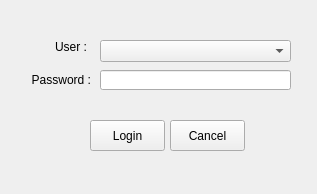
<?xml version="1.0" encoding="UTF-8"?>
<ui version="4.0">
 <class>login</class>
 <widget class="QMainWindow" name="login">
  <property name="windowModality">
   <enum>Qt::WindowModal</enum>
  </property>
  <property name="geometry">
   <rect>
    <x>0</x>
    <y>0</y>
    <width>317</width>
    <height>194</height>
   </rect>
  </property>
  <property name="windowTitle">
   <string notr="true">Login</string>
  </property>
  <widget class="QWidget" name="centralwidget">
   <widget class="QComboBox" name="cboUser">
    <property name="geometry">
     <rect>
      <x>100</x>
      <y>40</y>
      <width>191</width>
      <height>22</height>
     </rect>
    </property>
   </widget>
   <widget class="QLineEdit" name="txtPwd">
    <property name="geometry">
     <rect>
      <x>100</x>
      <y>70</y>
      <width>191</width>
      <height>20</height>
     </rect>
    </property>
    <property name="inputMask">
     <string notr="true"/>
    </property>
    <property name="echoMode">
     <enum>QLineEdit::Password</enum>
    </property>
    <property name="clearButtonEnabled">
     <bool>true</bool>
    </property>
   </widget>
   <widget class="QLabel" name="label">
    <property name="geometry">
     <rect>
      <x>40</x>
      <y>40</y>
      <width>47</width>
      <height>13</height>
     </rect>
    </property>
    <property name="minimumSize">
     <size>
      <width>47</width>
      <height>13</height>
     </size>
    </property>
    <property name="text">
     <string>User :</string>
    </property>
    <property name="alignment">
     <set>Qt::AlignRight|Qt::AlignTrailing|Qt::AlignVCenter</set>
    </property>
   </widget>
   <widget class="QLabel" name="label_2">
    <property name="geometry">
     <rect>
      <x>30</x>
      <y>70</y>
      <width>61</width>
      <height>20</height>
     </rect>
    </property>
    <property name="minimumSize">
     <size>
      <width>61</width>
      <height>20</height>
     </size>
    </property>
    <property name="text">
     <string>Password :</string>
    </property>
    <property name="scaledContents">
     <bool>false</bool>
    </property>
    <property name="alignment">
     <set>Qt::AlignRight|Qt::AlignTrailing|Qt::AlignVCenter</set>
    </property>
   </widget>
   <widget class="QPushButton" name="cmdLogin">
    <property name="geometry">
     <rect>
      <x>90</x>
      <y>120</y>
      <width>75</width>
      <height>31</height>
     </rect>
    </property>
    <property name="text">
     <string>Login</string>
    </property>
   </widget>
   <widget class="QPushButton" name="cmdCancel">
    <property name="geometry">
     <rect>
      <x>170</x>
      <y>120</y>
      <width>75</width>
      <height>31</height>
     </rect>
    </property>
    <property name="text">
     <string>Cancel</string>
    </property>
   </widget>
  </widget>
 </widget>
 <tabstops>
  <tabstop>cboUser</tabstop>
  <tabstop>txtPwd</tabstop>
  <tabstop>cmdLogin</tabstop>
  <tabstop>cmdCancel</tabstop>
 </tabstops>
 <resources/>
 <connections>
  <connection>
   <sender>cmdCancel</sender>
   <signal>clicked()</signal>
   <receiver>login</receiver>
   <slot>close()</slot>
   <hints>
    <hint type="sourcelabel">
     <x>216</x>
     <y>133</y>
    </hint>
    <hint type="destinationlabel">
     <x>269</x>
     <y>146</y>
    </hint>
   </hints>
  </connection>
 </connections>
</ui>
